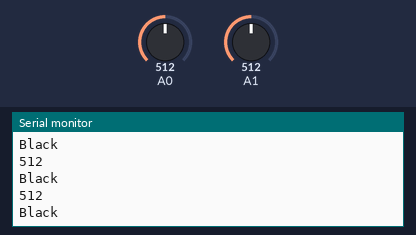
The sketch below on a simulated Arduino Uno, built with avr-gcc and run on an emulated ATmega328P. Shown: the last lines printed to the serial monitor. Inputs (shaded band) come from the test bench; at power-on: A0 = 512, A1 = 512.

Above: at 1.2 s.
1.3 s: A0 set to 485
At 1.51 s:
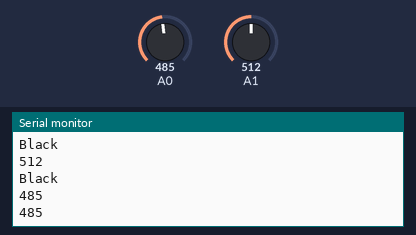
2.8 s: A0 set to 408
At 2.82 s:
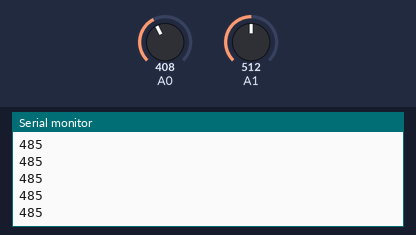
4.3 s: A0 set to 384
At 4.53 s:
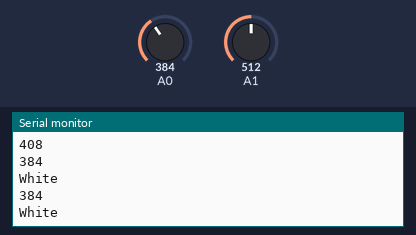
Timing chart, 0 to 7.3 s (numbered marks = the images above; inputs shaded):
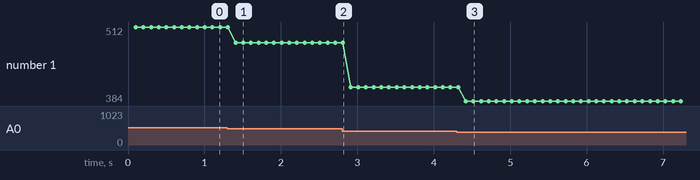

Measured:
- the behaviour switches between 500 and 499 on A0 (found by bisection; images 0 and 1)
- the behaviour switches between 401 and 400 on A0 (found by bisection; images 2 and 3)
- after the input at 1.3 s, the serial monitor: prints a new line after 0.11 s (image 1)
- after the input at 4.3 s, the serial monitor: prints a new line after 0.12 s (image 3)
- plotted number 1: 512 → 485 after the input at 1.3 s, 485 → 408 after the input at 2.8 s, 408 → 384 after the input at 4.3 s

The sketch:

optic_sensor.ino
```cpp
int optic1;
int optic2;

void setup()
{
  Serial.begin(9600);
  pinMode(A0,INPUT);
  pinMode(A1,INPUT);
}

void loop()
{
  optic1 = analogRead(A0);
  optic2 = analogRead(A1);
  delay(100);
  Serial.println(optic1);
  if (optic1>=500)
  {
    Serial.println("Black");
  }
  if (optic1<=400)
  {
    Serial.println("White");
  }
}
```
